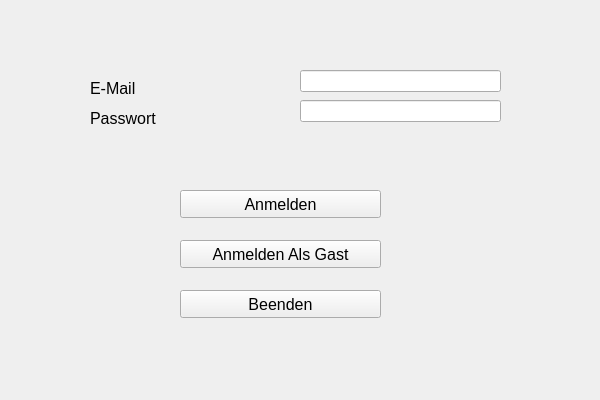
<?xml version="1.0" encoding="UTF-8"?>
<ui version="4.0">
 <class>LoginClass</class>
 <widget class="QMainWindow" name="LoginClass">
  <property name="geometry">
   <rect>
    <x>0</x>
    <y>0</y>
    <width>600</width>
    <height>400</height>
   </rect>
  </property>
  <property name="windowTitle">
   <string>Login</string>
  </property>
  <widget class="QWidget" name="centralWidget">
   <widget class="QPushButton" name="btn_login">
    <property name="geometry">
     <rect>
      <x>180</x>
      <y>190</y>
      <width>201</width>
      <height>28</height>
     </rect>
    </property>
    <property name="font">
     <font>
      <pointsize>12</pointsize>
     </font>
    </property>
    <property name="text">
     <string>Anmelden</string>
    </property>
   </widget>
   <widget class="QPushButton" name="btn_login_guest">
    <property name="geometry">
     <rect>
      <x>180</x>
      <y>240</y>
      <width>201</width>
      <height>28</height>
     </rect>
    </property>
    <property name="font">
     <font>
      <pointsize>12</pointsize>
     </font>
    </property>
    <property name="text">
     <string>Anmelden Als Gast</string>
    </property>
   </widget>
   <widget class="QPushButton" name="btn_exit">
    <property name="geometry">
     <rect>
      <x>180</x>
      <y>290</y>
      <width>201</width>
      <height>28</height>
     </rect>
    </property>
    <property name="font">
     <font>
      <pointsize>12</pointsize>
     </font>
    </property>
    <property name="text">
     <string>Beenden</string>
    </property>
   </widget>
   <widget class="QLineEdit" name="txt_email">
    <property name="geometry">
     <rect>
      <x>300</x>
      <y>70</y>
      <width>201</width>
      <height>22</height>
     </rect>
    </property>
   </widget>
   <widget class="QLineEdit" name="txt_password">
    <property name="geometry">
     <rect>
      <x>300</x>
      <y>100</y>
      <width>201</width>
      <height>22</height>
     </rect>
    </property>
    <property name="echoMode">
     <enum>QLineEdit::Password</enum>
    </property>
   </widget>
   <widget class="QLabel" name="label">
    <property name="geometry">
     <rect>
      <x>90</x>
      <y>80</y>
      <width>91</width>
      <height>16</height>
     </rect>
    </property>
    <property name="font">
     <font>
      <pointsize>12</pointsize>
     </font>
    </property>
    <property name="text">
     <string>E-Mail</string>
    </property>
   </widget>
   <widget class="QLabel" name="label_2">
    <property name="geometry">
     <rect>
      <x>90</x>
      <y>110</y>
      <width>101</width>
      <height>16</height>
     </rect>
    </property>
    <property name="font">
     <font>
      <pointsize>12</pointsize>
     </font>
    </property>
    <property name="text">
     <string>Passwort</string>
    </property>
   </widget>
  </widget>
 </widget>
 <layoutdefault spacing="6" margin="11"/>
 <resources>
  <include location="Login.qrc"/>
 </resources>
 <connections/>
</ui>
